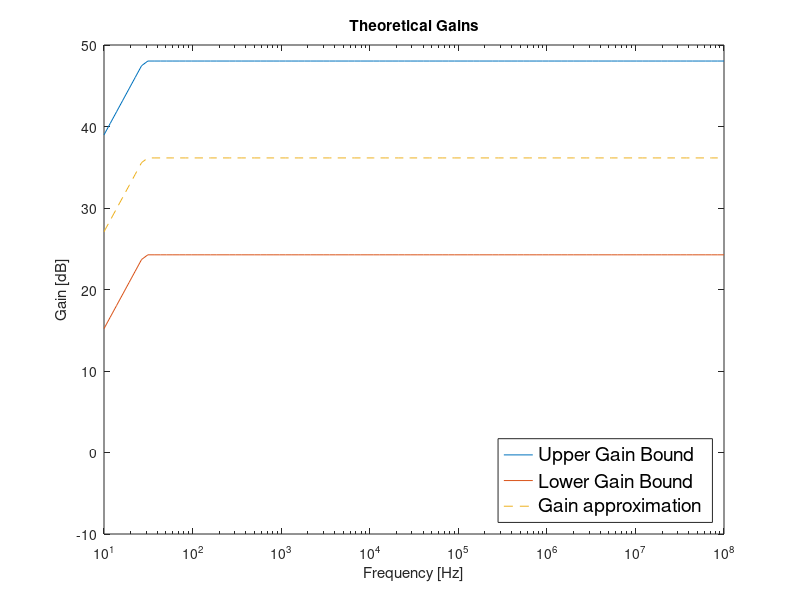

MATLAB code to generate this figure:
clear all

%Gain stage

%Talvez mudar VT
VT=25e-3;
%Beta_f usado no Ngspice para NPN model
Beta_f_NPN=178.7;
%Early Voltage usado no Ngspice para NPN model
VA_NPN=69.7;
  
RE_copy=200;
RC=3800;
R1=33700;
R2=3600;

%Talvez mudar VON
VON=0.7;
  
VCC=12;
RS=100;
Ci=800e-6;
Cb=800e-6;
C2=600e-6;
RL=8;

RE=RE_copy;

%Slide 6 da aula 7

RB=1/(1/R1+1/R2);
%POR SINAL NEGATIVO NO VEQ???????
VEQ=(R2/(R1+R2))*VCC;

IB=(VEQ-VON)/(RB+(1+Beta_f_NPN)*RE);
IC1=Beta_f_NPN*IB;
IE1=(1+Beta_f_NPN)*IB;
VE1=RE*IE1;
VO1=VCC-RC*IC1;
VCE=VO1-VE1;

%Slide 7 da aula 7
gm1=IC1/VT;
rpi1=Beta_f_NPN/gm1;
ro1=VA_NPN/IC1;

%Resistências RB e RS em paralelo, para usar em cálculos posteriores
R_BS=RB*RS/(RB+RS);

%Nota: AV designa o gain; AV1 no GainStage, AV2 no OutputStage, AV no total (no final, portanto)
			    
%%%%%%%%%%%%%%%%%%%%%%%%%%%%%%%%%%%%%%%%%%%%%%%%%%%%%%%%%%%%%
% VERIFICAR QUAL A MELHOR APROXIMACAO, RE=0 OU RE=RE_COPY
% O VALOR CERTO DEVE FICAR NO MEIO DOS DOIS, ENTRE OC E SC???????????

RE=RE_copy;
AV1 = (R_BS/RS)*RC*((RE-gm1*rpi1*ro1)/((ro1+RC+RE)*(R_BS+rpi1+RE)+gm1*RE*ro1*rpi1-RE*RE));
%Valor em decibéis, em módulo
  AV1_DB = 20*log10(abs(AV1));

%WHYYY??????????
AV1_aux = AV1;

%Mudei esta expressão, pois penso que estava mal; é considerando r0=infinity
%AV1_simple = RB/(RB+RS) * gm1*RC/(1+gm1*RE)
AV1_simple = (RB/(RB+RS))*RC*((-gm1*rpi1)/(R_BS+rpi1+RE+gm1*RE*rpi1));
AV1_simple_DB = 20*log10(abs(AV1_simple));


RE=0;
AV1 = (R_BS/RS)*RC*((RE-gm1*rpi1*ro1)/((ro1+RC+RE)*(R_BS+rpi1+RE)+gm1*RE*ro1*rpi1-RE*RE));
AV1_DB = 20*log10(abs(AV1));
%AV1_simple =  - R_BS/RS * gm1*RC/(1+gm1*RE)
  AV1_simple = (RB/(RB+RS))*RC*((-gm1*rpi1)/(R_BS+rpi1+RE+gm1*RE*rpi1));
AV1_simple_DB = 20*log10(abs(AV1_simple));
%%%%%%%%%%%%%%%%%%%%%%%%%%%%%%%%%%%%%%%%%%%%%%%%%%%%%%%%%%%%%

RE=RE_copy;
%Mudei, não percebo porquê esta expressão
%ZI1 = 1/(1/RB+1/(((ro1+RC+RE)*(rpi1+RE)+gm1*RE*ro1*rpi1 - RE^2)/(ro1+RC+RE)))
  ZI1 = (RB*rpi1)/(RB+rpi1);

%Tirei, não percebo as expressões...  
%ZX = ro1*((R_BS+rpi1)*RE/(R_BS+rpi1+RE))/(1/(1/ro1+1/(rpi1+R_BS)+1/RE+gm1*rpi1/(rpi1+R_BS)))
%ZX = ro1*(   1/RE+1/(rpi1+R_BS)+1/ro1+gm1*rpi1/(rpi1+R_BS)  )/(   1/RE+1/(rpi1+R_BS) )
%ZO1_aux = 1/(1/ZX+1/RC)
  
  RE=0;
%ZI1 = 1/(1/RB+1/(((ro1+RC+RE)*(rpi1+RE)+gm1*RE*ro1*rpi1 - RE^2)/(ro1+RC+RE)))
  ZI1 = (RB*rpi1)/(RB+rpi1);
  
  
ZO1 = 1/(1/ro1+1/RC);

  
%Output stage
  
%Beta_f usado no Ngspice para o modelo PNP
Beta_f_PNP = 227.3;
%Beta_r usado no Ngspice para o modelo PNP
Beta_r_PNP = 7.69;
%Early Voltage usado no Ngscpice para o modelo PNP
VA_PNP = 37.2;
  
Rout = 400;

%O V1 do slide 14 da aula 17 é a tensão final que sai do GainStage
VI2 = VO1;
							   
IE2 = (VCC-VON-VI2)/Rout;

%Mudei a expressão, de acordo com o que está no slide 13 da aula 15
%IC2 = Beta_f_PNP/(Beta_f_PNP+1)*IE2
  IC2 = ((Beta_r_PNP+1)/Beta_r_PNP)*IE2;
  
VO2 = VCC - Rout*IE2;

%Expressões do slide 13 da aula 15, para PNP
		 gm2 = IC2/VT;
go2 = IC2/VA_PNP;
gpi2 = gm2/Beta_f_PNP;

%Slide 15 da aula 17
ge2 = 1/Rout;

%Slides 14 e 15 da aula 17
AV2 = gm2/(gpi2+ge2+go2+gm2);
ZI2 = (gpi2+ge2+go2+gm2)/(gpi2*(gpi2+ge2+go2));
ZO2 = 1/(gpi2+ge2+go2+gm2);


%Complete circuit - hand calculations no GitHub

%Termo para cálculos		 
gB = 1/(1/gpi2+ZO1);
		 
AV = ((gB+(gm2/gpi2)*gB)/(gB+ge2+go2+(gm2/gpi2)*gB))*AV1;
		 
AV_aux = AV*AV1_aux/AV1;

AV_DB = 20*log10(abs(AV));
  
  AV_DB_aux = 20*log10(abs(AV_aux));

  %Nota: os aux são basicamente uma forma diferente de calcular...
  
  ZI=ZI1;
  
ZO=1/(go2+(gm2/gpi2)*gB+ge2+gB);


%Escrever em ficheiros

file_impedances = fopen("Impedances.tex","w");
fprintf(file_impedances,"$Z_{I1}$ & %.6f $\\Omega$ \\\\ \\hline\n$Z_{O1}$ & %.6f $\\Omega$ \\\\ \\hline\n$Z_{I2}$ & %.6f $\\Omega$ \\\\ \\hline\n$Z_{O2}$ & %.6f $\\Omega$ \\\\ \\hline\n$Z_O$ & %.6f $\\Omega$ \\\\ \\hline", ZI1, ZO1, ZI2, ZO2, ZO);
fclose (file_impedances);

file_gains = fopen("Gains.tex","w");
fprintf(file_gains,"$AV_1$ & %.6f \\\\ \\hline\n$AV_2$ & %.6f \\\\ \\hline\n$AV$ & %.6f \\\\ \\hline\n$AV$ & %.6f dB \\\\ \\hline\n", AV1, AV2, AV, AV_DB);
fclose (file_gains);

file_gains2 = fopen("Gains2.tex","w");
fprintf(file_gains2,"$AV_1$ & %.6f \\\\ \\hline\n$AV_2$ & %.6f \\\\ \\hline\n$AV$ & %.6f \\\\ \\hline\n$AV$ & %.6f dB \\\\ \\hline\n", AV1_aux, AV2, AV_aux, AV_DB_aux);
fclose (file_gains2);

%Lower cut-off frequency

RE=RE_copy;

Aux =(rpi1+R_BS)/(rpi1*gm1);
Aux = Aux*RE/(Aux+RE);

w_L= 1/(Cb*Aux)+ 1/((ZO+RL)*C2) +1/((ZI+RS)*Ci);
f_L=w_L/(2*pi);

file_cutoff = fopen("CutOff.tex","w");
fprintf(file_cutoff,"Lower cut-off frequency & %.6f \\\\ \\hline", f_L);
fclose (file_cutoff);


%Plot

f = logspace(1,8,100);

b = (10^(AV_DB/20))/f_L;
c = (10^(AV_DB_aux/20))/f_L;
d = (10^((AV_DB_aux+AV_DB)/40))/f_L;

gain_func_h = @(f) 20*log10(f*b).*(f<f_L & f>0)+AV_DB*(f>=f_L & f>0);
gain_func_l = @(f) 20*log10(f*c).*(f<f_L & f>0)+AV_DB_aux*(f>=f_L & f>0);
gain_func_m = @(f) 20*log10(f*d).*(f<f_L & f>0)+0.5*(AV_DB_aux+AV_DB)*(f>=f_L & f>0);

fig_gain = figure ("Visible", "off");

semilogx(f, gain_func_h(f), f , gain_func_l(f), f, gain_func_m(f), "--");

xlabel("Frequency [Hz]");
ylabel("Gain [dB]");
ylim([-10 50]);

title("Theoretical Gains");

hleg1=legend ("Upper Gain Bound","Lower Gain Bound","Gain approximation","Location","southeast");
set(hleg1, "FontSize", 14);

print (fig_gain, "gain_plot.eps", "-depsc");

close all;
